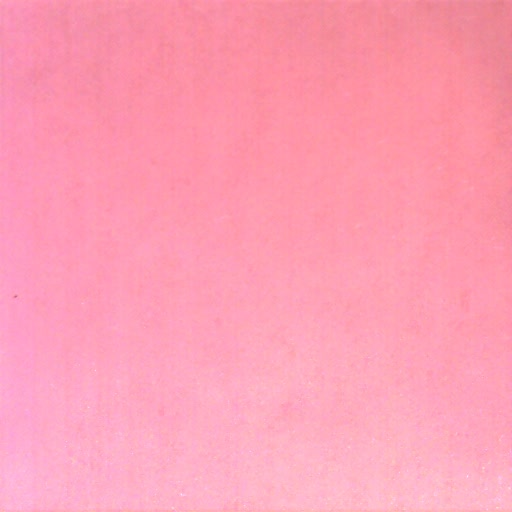
#> input picture assets/background.jpg, 512 x 512 px
$ python test.py
#> lines starting #> are read from the running program, lines starting #| are printed output that depends on the picture
import json
from math import factorial

import cv2
import numpy as np

from src.process import dilate_edges, close_edges

id = 1
raw_path = f'../assets/case{id}/raw_input.jpg'
path = f'../assets/case{id}/input.jpg'
background_path = r'../assets/background.jpg'
dataset_path = f'../assets/case{id}/dataset.json'
tolerance = 35

# [70 lines left out: functions remove_color_from_image, find_contours, find_finger, not called in this run]

if __name__ == '__main__':
    background = cv2.imread(background_path)
#> background is the input picture: shape (512, 512, 3); mean B, G, R 180.7, 157.7, 253.3
    raw_img = cv2.imread(raw_path)
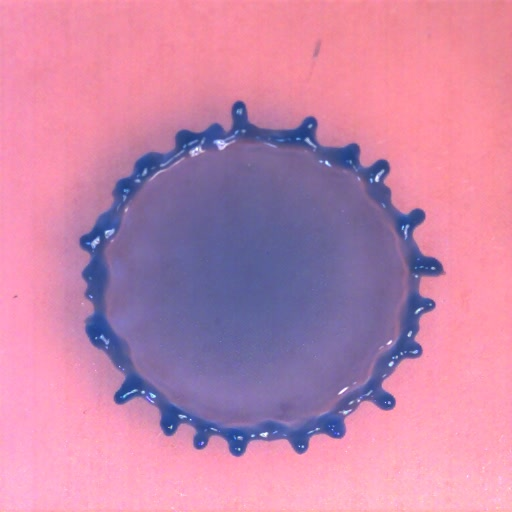
#> input picture assets/case1/raw_input.jpg, 512 x 512 px
#> raw_img is the input picture: shape (512, 512, 3); mean B, G, R 169.2, 133.4, 198.1
    input = cv2.imread(path)
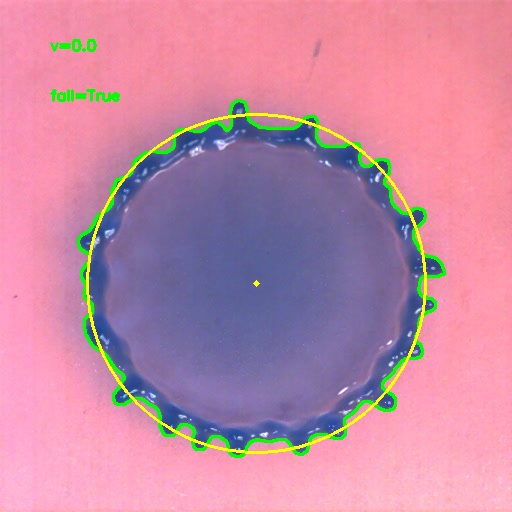
#> input picture assets/case1/input.jpg, 512 x 512 px
#> input is the input picture: shape (512, 512, 3); mean B, G, R 164.1, 137.6, 195.8
#> (the run stopped early here; a loop or call above may not have finished)
